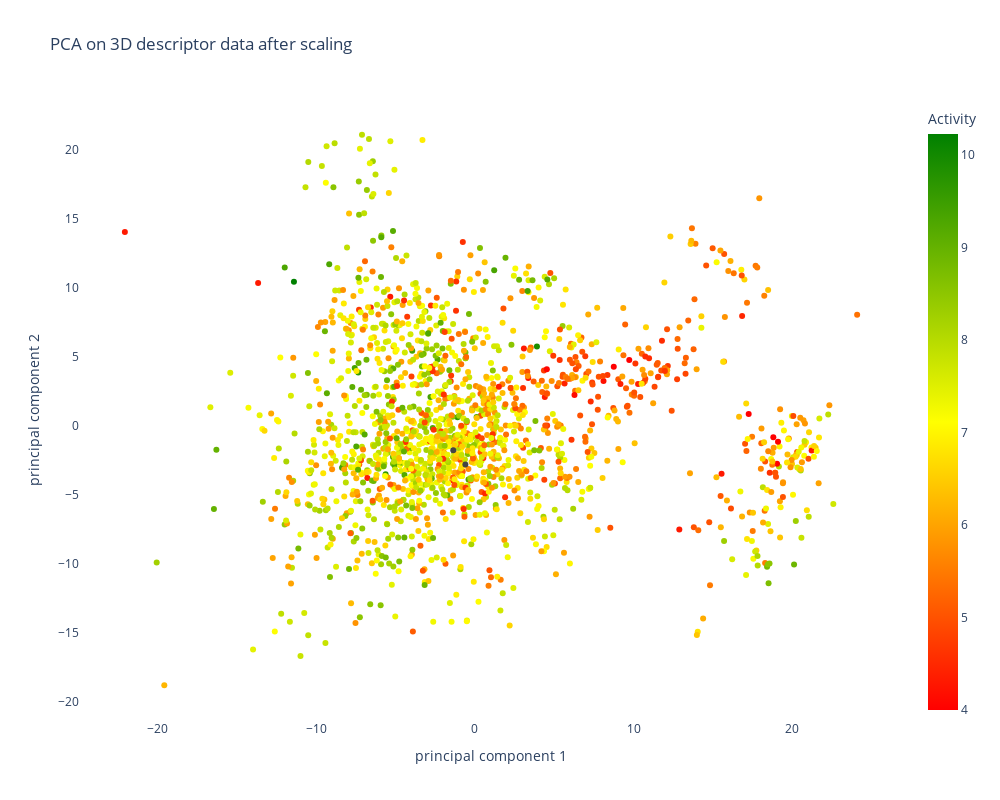

Notebook cell for this chart:
### Code cell
fig_3D_2 = px.scatter(finalDf_3D_scaled, x="principal component 1", y="principal component 2",
                    color = "Activity",
                      color_continuous_scale=["red",  "yellow", "green"],
                    hover_data = None ,
                    labels={'principal component 1': 'principal component 1',
                            'principal component 2': 'principal component 2',
                            'Activity': 'Activity'},
                    
                    title = 'PCA on 3D descriptor data after scaling',
                                      width=1000,
                                      height=800,
                          render_mode='SVG',
                           #symbol='scaffold_grouped',
                    symbol_sequence = symbols)
fig_3D_2.update_layout(plot_bgcolor='White')
#fig_3D_2.show()
app_scatter = molplotly.add_molecules(fig=fig_3D_2,
                                      df=finalDf,
                                      smiles_col='smiles',
                                      title_col='InChIKey',
                                      condition_col = 'scaffold_grouped')
                                                                     
app_scatter.run_server(mode='inline', port=9014, height=800)

### Figure 1 — Plotly figure (JSON) as saved in the notebook; plotly's stock layout.template omitted (floating-point values rounded to 4 significant figures; data arrays with more than 128 entries replaced by an {"elided": "..."} marker saying what was removed)
{"data": [{"hovertemplate": "principal component 1=%{x}<br>principal component 2=%{y}<br>Activity=%{marker.color}<extra></extra>", "legendgroup": "", "marker": {"color": {"elided": "1688 float values"}, "coloraxis": "coloraxis", "symbol": "circle"}, "mode": "markers", "name": "", "orientation": "v", "showlegend": false, "type": "scatter", "x": {"elided": "1688 float values"}, "xaxis": "x", "y": {"elided": "1688 float values"}, "yaxis": "y"}], "layout": {"coloraxis": {"colorbar": {"title": {"text": "Activity"}}, "colorscale": [[0, "red"], [0.5, "yellow"], [1, "green"]]}, "height": 800, "legend": {"tracegroupgap": 0}, "plot_bgcolor": "White", "title": {"text": "PCA on 3D descriptor data after scaling"}, "width": 1000, "xaxis": {"anchor": "y", "domain": [0, 1], "title": {"text": "principal component 1"}}, "yaxis": {"anchor": "x", "domain": [0, 1], "title": {"text": "principal component 2"}}}}
